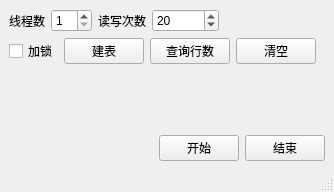
<?xml version="1.0" encoding="UTF-8"?>
<ui version="4.0">
 <class>MainWindow</class>
 <widget class="QMainWindow" name="MainWindow">
  <property name="geometry">
   <rect>
    <x>0</x>
    <y>0</y>
    <width>334</width>
    <height>192</height>
   </rect>
  </property>
  <property name="windowTitle">
   <string>MainWindow</string>
  </property>
  <widget class="QWidget" name="centralwidget">
   <layout class="QVBoxLayout" name="verticalLayout">
    <item>
     <layout class="QHBoxLayout" name="horizontalLayout">
      <item>
       <widget class="QLabel" name="label">
        <property name="text">
         <string>线程数</string>
        </property>
       </widget>
      </item>
      <item>
       <widget class="QSpinBox" name="threadBox">
        <property name="minimum">
         <number>1</number>
        </property>
        <property name="maximum">
         <number>99</number>
        </property>
       </widget>
      </item>
      <item>
       <widget class="QLabel" name="label_2">
        <property name="text">
         <string>读写次数</string>
        </property>
       </widget>
      </item>
      <item>
       <widget class="QSpinBox" name="loopBox">
        <property name="minimum">
         <number>1</number>
        </property>
        <property name="maximum">
         <number>999999</number>
        </property>
        <property name="value">
         <number>20</number>
        </property>
       </widget>
      </item>
      <item>
       <spacer name="horizontalSpacer">
        <property name="orientation">
         <enum>Qt::Horizontal</enum>
        </property>
        <property name="sizeHint" stdset="0">
         <size>
          <width>40</width>
          <height>20</height>
         </size>
        </property>
       </spacer>
      </item>
     </layout>
    </item>
    <item>
     <layout class="QHBoxLayout" name="horizontalLayout_2">
      <item>
       <widget class="QCheckBox" name="lockBox">
        <property name="text">
         <string>加锁</string>
        </property>
       </widget>
      </item>
      <item>
       <widget class="QPushButton" name="btnCreate">
        <property name="text">
         <string>建表</string>
        </property>
       </widget>
      </item>
      <item>
       <widget class="QPushButton" name="btnCount">
        <property name="text">
         <string>查询行数</string>
        </property>
       </widget>
      </item>
      <item>
       <widget class="QPushButton" name="btnClear">
        <property name="text">
         <string>清空</string>
        </property>
       </widget>
      </item>
      <item>
       <spacer name="horizontalSpacer_3">
        <property name="orientation">
         <enum>Qt::Horizontal</enum>
        </property>
        <property name="sizeHint" stdset="0">
         <size>
          <width>40</width>
          <height>20</height>
         </size>
        </property>
       </spacer>
      </item>
     </layout>
    </item>
    <item>
     <spacer name="verticalSpacer">
      <property name="orientation">
       <enum>Qt::Vertical</enum>
      </property>
      <property name="sizeHint" stdset="0">
       <size>
        <width>20</width>
        <height>80</height>
       </size>
      </property>
     </spacer>
    </item>
    <item>
     <layout class="QHBoxLayout" name="horizontalLayout_3">
      <item>
       <spacer name="horizontalSpacer_2">
        <property name="orientation">
         <enum>Qt::Horizontal</enum>
        </property>
        <property name="sizeHint" stdset="0">
         <size>
          <width>40</width>
          <height>20</height>
         </size>
        </property>
       </spacer>
      </item>
      <item>
       <widget class="QPushButton" name="btnStart">
        <property name="text">
         <string>开始</string>
        </property>
       </widget>
      </item>
      <item>
       <widget class="QPushButton" name="btnStop">
        <property name="text">
         <string>结束</string>
        </property>
       </widget>
      </item>
     </layout>
    </item>
   </layout>
  </widget>
  <widget class="QMenuBar" name="menubar">
   <property name="geometry">
    <rect>
     <x>0</x>
     <y>0</y>
     <width>334</width>
     <height>23</height>
    </rect>
   </property>
  </widget>
  <widget class="QStatusBar" name="statusbar"/>
 </widget>
 <resources/>
 <connections/>
</ui>
